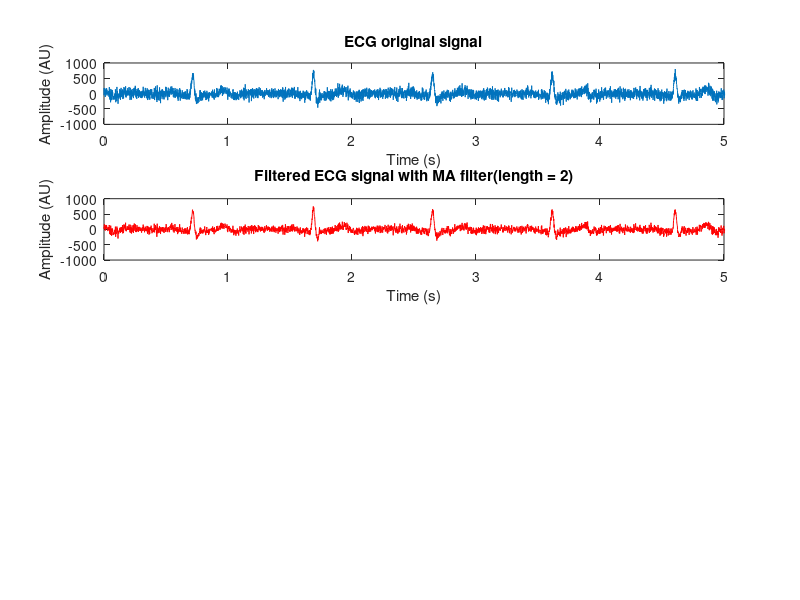
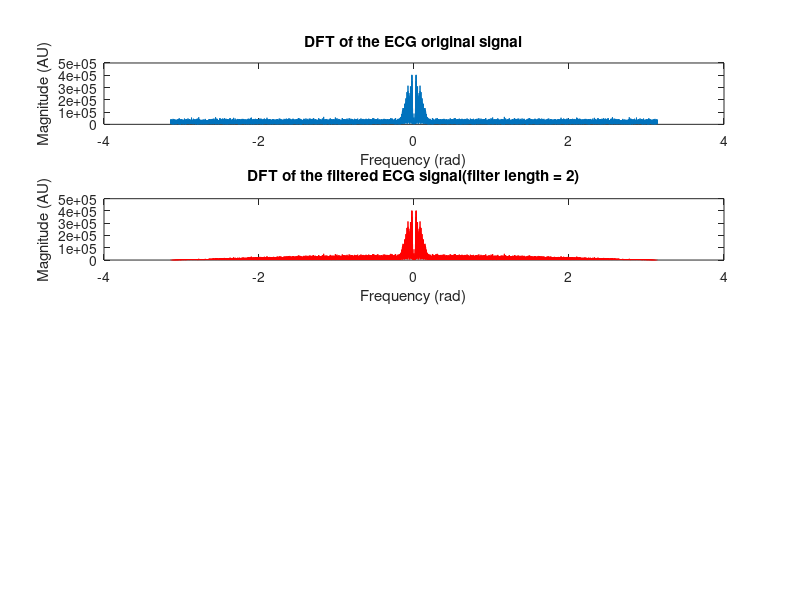
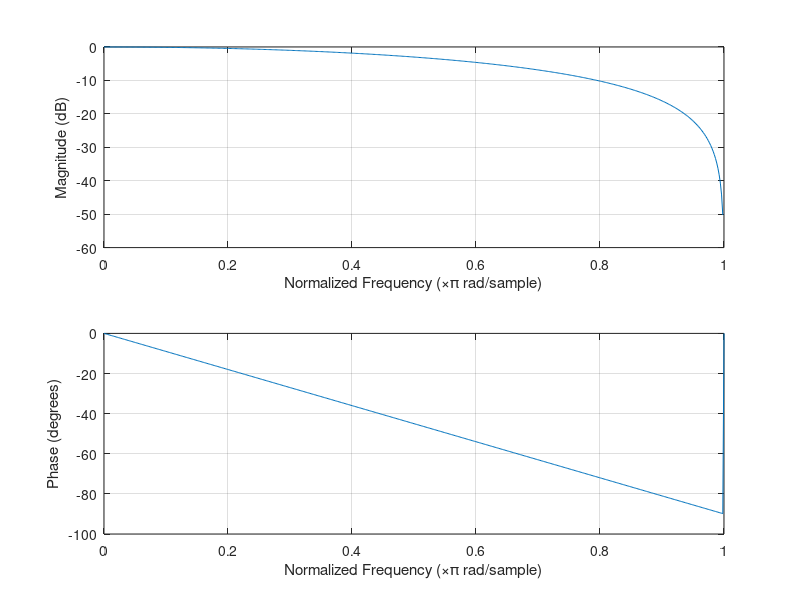

Write MATLAB code to recreate these figures, in order. (Note: this script raises an error after producing the figures.)
%lab_4
clear all; close all; clc;
 
load('ECG.mat') % Load the signal
ECG=ECG-mean(ECG); % Remove mean
fs = 1000; % Sample frequency in Hz
t_ax = (0:length(ECG)-1)/fs; % Time axis of the signal
 
%% Plot the signal
figure(1), subplot(4,1,1),plot(t_ax, ECG );
title('ECG original signal');
xlabel('Time (s)'),ylabel('Amplitude (AU)');
xlim([0 5]);
 
ECG_duration=size(ECG,2); % Duration of the ECG signal in samples
f_ax=[-pi+pi/ECG_duration:2*pi/ECG_duration:pi-pi/ECG_duration]; % Frequency axis for DFT
F_ECG = fftshift(fft(ECG)); % Calculate DFT 
 
%% Plot the DFT of the signal
figure(2), subplot(4,1,1),plot(f_ax,abs(F_ECG));
title('DFT of the ECG original signal');
xlabel('Frequency (rad)');
ylabel('Magnitude (AU)');

MA_coef_nums = [2 ,10,50];

for i = 1:length(MA_coef_nums)
 
    %% Create moving average filter
    MA_coef_num = MA_coef_nums(i);
    MA = ones(1,MA_coef_num)/MA_coef_num; % Impulse response of the moving average filter (see slide 30)
    ECG_filt = conv(ECG,MA,'same');
    
    % Plot the filtered ECG signal 
    figure(1); subplot(4,1,i+1), plot(t_ax, ECG_filt, 'r');
    title(sprintf('Filtered ECG signal with MA filter(length = %d)', MA_coef_num));
    xlabel('Time (s)'),ylabel('Amplitude (AU)');
    xlim([0 5]);
     
    F_ECG_filt = fftshift(fft(ECG_filt));% Calculate DFT of the filtered ECG
     
    % Plot the Fourier transform of the filtered signal
    figure(2), subplot(4,1,i+1),plot(f_ax,abs(F_ECG_filt),'r');
    title(sprintf('DFT of the filtered ECG signal(filter length = %d)',MA_coef_num));
    xlabel('Frequency (rad)');
    ylabel('Magnitude (AU)');
     
    % Create system function of the z-transform of the MA filter
    H = tf(MA,1,1/fs,'variable','z^-1');
     
    % Evaluate the magnitude and the phase of the filter with respect to the normalized frequency 
    figure(5),subplot(3,1,i) ,freqz(MA,1);
    % Go from coefficients to zeroes and poles of the moving average filters
    [MA_zeros,MA_poles] = tf2zpk(H.Numerator{1,1},(H.Denominator{1,1}));
    % Z-plane of the moving average filter
    figure(6),subplot(3,1,i); zplane(MA_zeros,MA_poles);
    title(sprintf('Filter coefficients represented in the z-plane (length=%d)',MA_coef_num));

end

figure(6), sgtitle('Filter coefficients represented in the z-plane with different length');